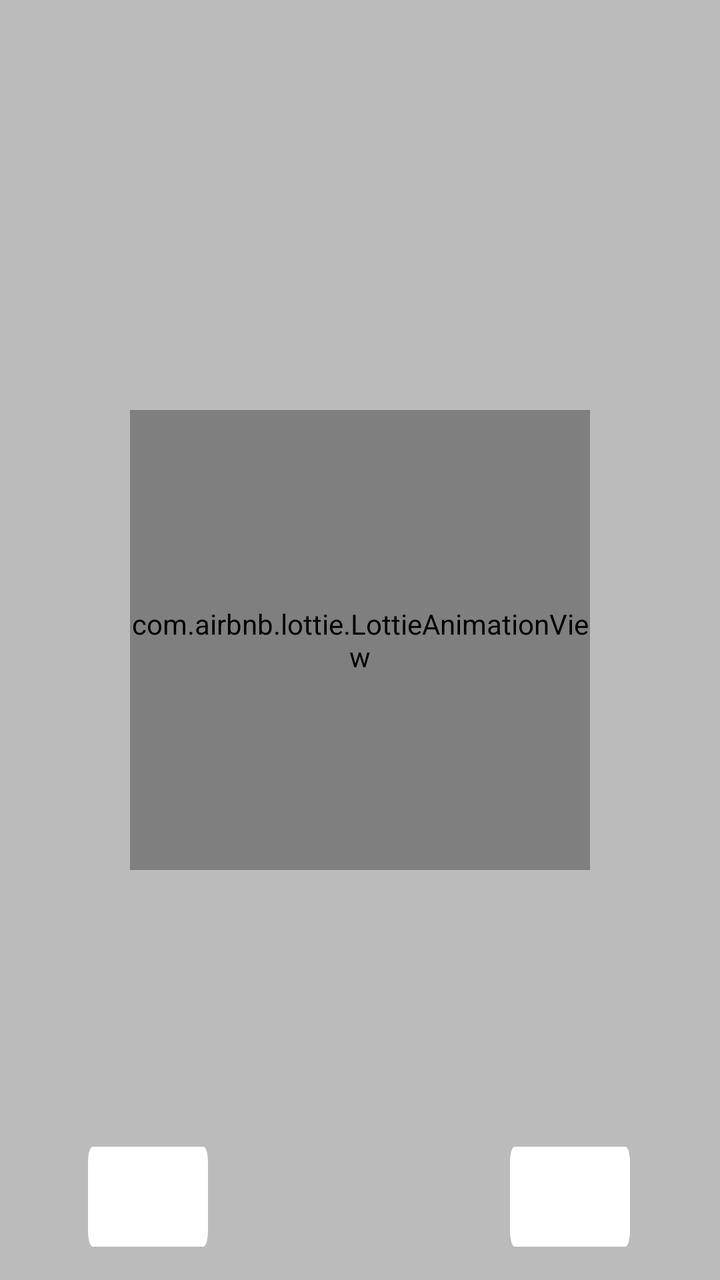
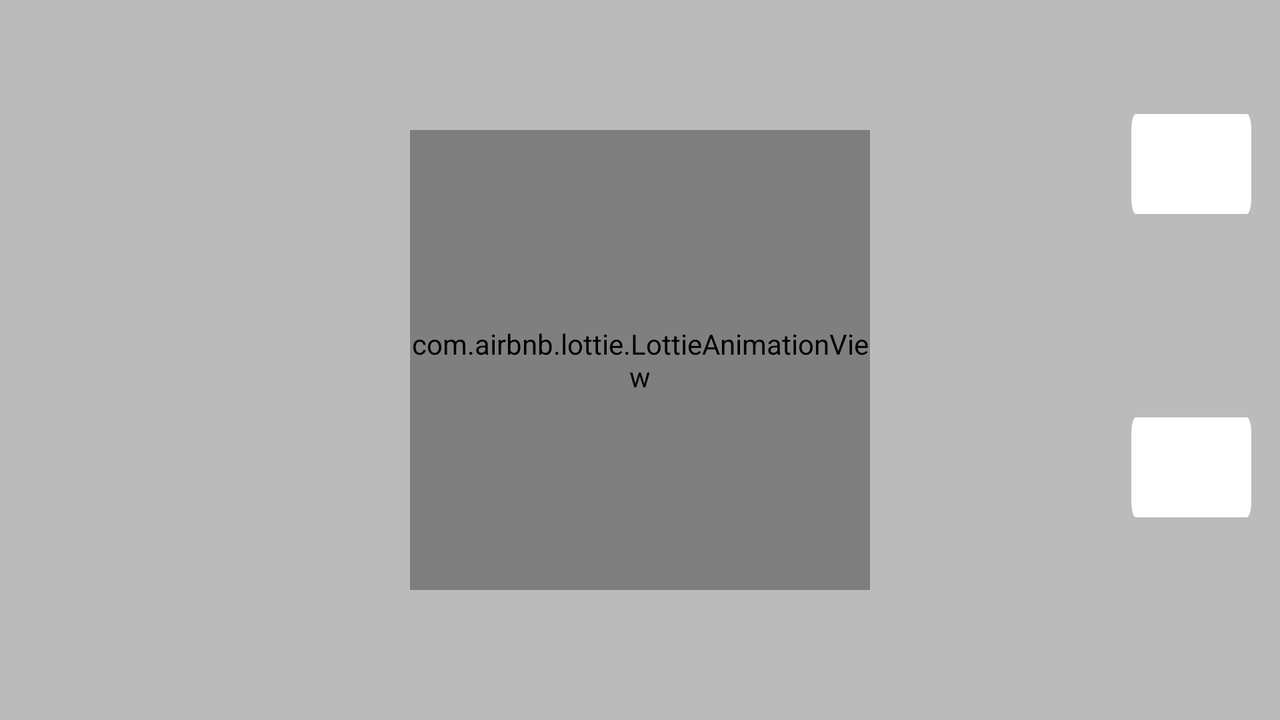

One screen, two layout resources from the same app: the default and the repository's alternative for another configuration. Each is rendered where Android would select it; the XML of both is given below.
<!-- AndroidManifest.xml: application theme Theme.BORRAR -->
<!-- res/layout/fragment_movies.xml -->
<?xml version="1.0" encoding="utf-8"?>
<layout xmlns:android="http://schemas.android.com/apk/res/android"
    xmlns:app="http://schemas.android.com/apk/res-auto"
    xmlns:tools="http://schemas.android.com/tools">
    <data>
        <variable
            name="viewModel"
            type="com.example.borrar.viewModel.ViewModelClass" />
        <variable
            name="activeFavourite"
            type="Boolean" />
    </data>

    <androidx.constraintlayout.widget.ConstraintLayout
        android:layout_width="match_parent"
        android:layout_height="match_parent"
        tools:context=".fragments.MoviesFragment"
        android:background="#BBBBBB">

        <androidx.constraintlayout.widget.Guideline
            android:id="@+id/guideline_horizontal"
            android:layout_width="wrap_content"
            android:layout_height="wrap_content"
            android:orientation="horizontal"
            app:layout_constraintGuide_percent="0.87" />


        

        <androidx.recyclerview.widget.RecyclerView
            android:id="@+id/recycler"
            android:layout_width="0dp"
            android:layout_height="0dp"
            app:layout_constraintBottom_toBottomOf="@+id/guideline_horizontal"
            app:layout_constraintEnd_toEndOf="parent"
            app:layout_constraintStart_toStartOf="parent"
            app:layout_constraintTop_toTopOf="parent"/>

        <com.airbnb.lottie.LottieAnimationView
            android:id="@+id/charging_movies"
            android:layout_width="230dp"
            android:layout_height="230dp"
            app:layout_constraintBottom_toBottomOf="parent"
            app:layout_constraintEnd_toEndOf="parent"
            app:layout_constraintHorizontal_bias="0.5"
            app:layout_constraintStart_toStartOf="parent"
            app:layout_constraintTop_toTopOf="parent"
            app:lottie_loop="true" />

        <androidx.appcompat.widget.AppCompatImageView
            android:id="@+id/refresh_card"
            android:layout_width="60dp"
            android:layout_height="50dp"
            android:background="@drawable/card_background"
            app:layout_constraintBottom_toBottomOf="parent"
            app:layout_constraintEnd_toEndOf="parent"
            app:layout_constraintHorizontal_bias="0.85"
            app:layout_constraintStart_toStartOf="@+id/recycler"
            app:layout_constraintTop_toBottomOf="@+id/recycler"
            app:layout_constraintVertical_bias="0.5" />

        <androidx.appcompat.widget.AppCompatImageView
            android:id="@+id/refresh_title"
            style="@style/subtexto_solic"
            android:layout_width="40dp"
            android:layout_height="40dp"
            android:background="@drawable/ic_baseline_sync_24"
            app:layout_constraintBottom_toBottomOf="@+id/refresh_card"
            app:layout_constraintEnd_toEndOf="@+id/refresh_card"
            app:layout_constraintStart_toStartOf="@+id/refresh_card"
            app:layout_constraintTop_toTopOf="@+id/refresh_card"
            app:layout_constraintVertical_bias="0.5" />


        <androidx.appcompat.widget.AppCompatImageView
            android:id="@+id/filter_favourites_card"
            android:layout_width="60dp"
            android:layout_height="50dp"
            android:background="@drawable/card_background"
            app:layout_constraintBottom_toBottomOf="parent"
            app:layout_constraintEnd_toStartOf="@+id/refresh_card"
            app:layout_constraintHorizontal_bias="0.226"
            app:layout_constraintStart_toStartOf="parent"
            app:layout_constraintTop_toBottomOf="@+id/recycler"
            app:layout_constraintVertical_bias="0.503" />

        <androidx.appcompat.widget.AppCompatImageView
            android:id="@+id/filter_favourites_image"
            android:layout_width="40dp"
            android:layout_height="40dp"
            android:background="@drawable/ic_baseline_book_24"
            app:layout_constraintBottom_toBottomOf="@+id/filter_favourites_card"
            app:layout_constraintEnd_toEndOf="@+id/filter_favourites_card"
            app:layout_constraintHorizontal_bias="0.5"
            app:layout_constraintStart_toStartOf="@+id/filter_favourites_card"
            app:layout_constraintTop_toTopOf="@+id/filter_favourites_card"
            app:layout_constraintVertical_bias="0.5" />


    </androidx.constraintlayout.widget.ConstraintLayout>
</layout>
<!-- resources referenced by this layout -->
<resources>
  <!-- drawable card_background (drawable) -->
  <vector
      xmlns:android="http://schemas.android.com/apk/res/android"
      xmlns:aapt="http://schemas.android.com/aapt"
      android:width="312dp"
      android:height="77dp"
      android:viewportWidth="312"
      android:viewportHeight="77">
      <group>
  
          <clip-path
              android:pathData="M12 0H300C306.627 0 312 5.37258 312 12V65C312 71.6274 306.627 77 300 77H12C5.37258 77 0 71.6274 0 65V12C0 5.37258 5.37258 0 12 0Z"
              />
          <path
              android:pathData="M0 0V77H312V0"
              android:fillColor="#FFFFFF"
              />
  
      </group>
  </vector>
  <style name="subtexto_solic">
          <item name="android:textSize">15sp</item>
          <item name="android:fontFamily">@font/montserrat</item>
          <item name="android:textColor">#898989</item>
      </style>
  <style name="Theme.BORRAR" parent="Theme.MaterialComponents.DayNight.NoActionBar">
          
          <item name="colorPrimary">@color/purple_500</item>
          <item name="colorPrimaryVariant">@color/purple_700</item>
          <item name="colorOnPrimary">@color/white</item>
          
          <item name="colorSecondary">@color/teal_200</item>
          <item name="colorSecondaryVariant">@color/teal_700</item>
          <item name="colorOnSecondary">@color/black</item>
          
          <item name="android:statusBarColor" tools:targetApi="l">?attr/colorPrimaryVariant</item>
          
      </style>
  <color name="purple_500">#FF6200EE</color>
  <color name="purple_700">#FF3700B3</color>
  <color name="white">#FFFFFFFF</color>
  <color name="teal_200">#FF03DAC5</color>
  <color name="teal_700">#FF018786</color>
  <color name="black">#FF000000</color>
</resources>
<!-- res/layout-land/fragment_movies.xml (the repository's variant of the layout above) -->
<!-- drawn on the phone turned sideways -->
<?xml version="1.0" encoding="utf-8"?>
<layout xmlns:android="http://schemas.android.com/apk/res/android"
    xmlns:app="http://schemas.android.com/apk/res-auto"
    xmlns:tools="http://schemas.android.com/tools">
    <data>
        <variable
            name="viewModel"
            type="com.example.borrar.viewModel.ViewModelClass" />
        <variable
            name="activeFavourite"
            type="Boolean" />
    </data>

    <androidx.constraintlayout.widget.ConstraintLayout
        android:layout_width="match_parent"
        android:layout_height="match_parent"
        tools:context=".fragments.MoviesFragment"
        android:background="#BBBBBB">

        <androidx.constraintlayout.widget.Guideline
            android:id="@+id/guideline_vertical"
            android:layout_width="wrap_content"
            android:layout_height="wrap_content"
            android:orientation="vertical"
            app:layout_constraintGuide_percent="0.86" />


        <androidx.recyclerview.widget.RecyclerView
            android:id="@+id/recycler"
            android:layout_width="0dp"
            android:layout_height="0dp"
            app:layout_constraintBottom_toBottomOf="parent"
            app:layout_constraintEnd_toEndOf="@+id/guideline_vertical"
            app:layout_constraintStart_toStartOf="parent"
            app:layout_constraintTop_toTopOf="parent" />

        <com.airbnb.lottie.LottieAnimationView
            android:id="@+id/charging_movies"
            android:layout_width="230dp"
            android:layout_height="230dp"
            app:layout_constraintBottom_toBottomOf="parent"
            app:layout_constraintEnd_toEndOf="parent"
            app:layout_constraintHorizontal_bias="0.5"
            app:layout_constraintStart_toStartOf="parent"
            app:layout_constraintTop_toTopOf="parent"
            app:lottie_loop="true" />

        <androidx.appcompat.widget.AppCompatImageView
            android:id="@+id/refresh_card"
            android:layout_width="60dp"
            android:layout_height="50dp"
            android:background="@drawable/card_background"
            app:layout_constraintBottom_toBottomOf="parent"
            app:layout_constraintEnd_toEndOf="parent"
            app:layout_constraintHorizontal_bias="0.975"
            app:layout_constraintStart_toStartOf="@+id/recycler"
            app:layout_constraintTop_toTopOf="parent"
            app:layout_constraintVertical_bias="0.184" />

        <androidx.appcompat.widget.AppCompatImageView
            android:id="@+id/refresh_title"
            style="@style/subtexto_solic"
            android:layout_width="40dp"
            android:layout_height="40dp"
            android:background="@drawable/ic_baseline_sync_24"
            app:layout_constraintBottom_toBottomOf="@+id/refresh_card"
            app:layout_constraintEnd_toEndOf="@+id/refresh_card"
            app:layout_constraintStart_toStartOf="@+id/refresh_card"
            app:layout_constraintTop_toTopOf="@+id/refresh_card"
            app:layout_constraintVertical_bias="0.5" />


        <androidx.appcompat.widget.AppCompatImageView
            android:id="@+id/filter_favourites_card"
            android:layout_width="60dp"
            android:layout_height="50dp"
            android:background="@drawable/card_background"
            app:layout_constraintBottom_toBottomOf="parent"
            app:layout_constraintEnd_toEndOf="@+id/refresh_card"
            app:layout_constraintHorizontal_bias="0.5"
            app:layout_constraintStart_toStartOf="@+id/refresh_card"
            app:layout_constraintTop_toBottomOf="@+id/refresh_card"
            app:layout_constraintVertical_bias="0.5" />

        <androidx.appcompat.widget.AppCompatImageView
            android:id="@+id/filter_favourites_image"
            android:layout_width="40dp"
            android:layout_height="40dp"
            android:background="@drawable/ic_baseline_book_24"
            app:layout_constraintBottom_toBottomOf="@+id/filter_favourites_card"
            app:layout_constraintEnd_toEndOf="@+id/filter_favourites_card"
            app:layout_constraintHorizontal_bias="0.5"
            app:layout_constraintStart_toStartOf="@+id/filter_favourites_card"
            app:layout_constraintTop_toTopOf="@+id/filter_favourites_card"
            app:layout_constraintVertical_bias="0.5" />


    </androidx.constraintlayout.widget.ConstraintLayout>
</layout>
